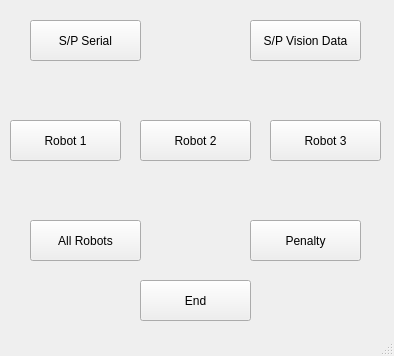
<?xml version="1.0" encoding="UTF-8"?>
<ui version="4.0">
 <class>MainWindow</class>
 <widget class="QMainWindow" name="MainWindow">
  <property name="geometry">
   <rect>
    <x>0</x>
    <y>0</y>
    <width>394</width>
    <height>356</height>
   </rect>
  </property>
  <property name="windowTitle">
   <string>MainWindow</string>
  </property>
  <widget class="QWidget" name="centralWidget">
   <widget class="QPushButton" name="Button2">
    <property name="geometry">
     <rect>
      <x>250</x>
      <y>20</y>
      <width>111</width>
      <height>41</height>
     </rect>
    </property>
    <property name="text">
     <string>S/P Vision Data</string>
    </property>
    <property name="autoDefault">
     <bool>false</bool>
    </property>
   </widget>
   <widget class="QPushButton" name="Button1">
    <property name="geometry">
     <rect>
      <x>30</x>
      <y>20</y>
      <width>111</width>
      <height>41</height>
     </rect>
    </property>
    <property name="text">
     <string>S/P Serial</string>
    </property>
    <property name="autoDefault">
     <bool>false</bool>
    </property>
    <property name="default">
     <bool>false</bool>
    </property>
   </widget>
   <widget class="QPushButton" name="All">
    <property name="geometry">
     <rect>
      <x>30</x>
      <y>220</y>
      <width>111</width>
      <height>41</height>
     </rect>
    </property>
    <property name="text">
     <string>All Robots</string>
    </property>
    <property name="autoDefault">
     <bool>false</bool>
    </property>
    <property name="default">
     <bool>false</bool>
    </property>
   </widget>
   <widget class="QPushButton" name="Button4">
    <property name="geometry">
     <rect>
      <x>140</x>
      <y>280</y>
      <width>111</width>
      <height>41</height>
     </rect>
    </property>
    <property name="text">
     <string>End</string>
    </property>
    <property name="autoDefault">
     <bool>false</bool>
    </property>
    <property name="default">
     <bool>false</bool>
    </property>
   </widget>
   <widget class="QPushButton" name="Robot1">
    <property name="geometry">
     <rect>
      <x>10</x>
      <y>120</y>
      <width>111</width>
      <height>41</height>
     </rect>
    </property>
    <property name="text">
     <string>Robot 1</string>
    </property>
    <property name="autoDefault">
     <bool>false</bool>
    </property>
    <property name="default">
     <bool>false</bool>
    </property>
   </widget>
   <widget class="QPushButton" name="Robot2">
    <property name="geometry">
     <rect>
      <x>140</x>
      <y>120</y>
      <width>111</width>
      <height>41</height>
     </rect>
    </property>
    <property name="text">
     <string>Robot 2</string>
    </property>
    <property name="autoDefault">
     <bool>false</bool>
    </property>
    <property name="default">
     <bool>false</bool>
    </property>
   </widget>
   <widget class="QPushButton" name="Robot3">
    <property name="geometry">
     <rect>
      <x>270</x>
      <y>120</y>
      <width>111</width>
      <height>41</height>
     </rect>
    </property>
    <property name="text">
     <string>Robot 3</string>
    </property>
    <property name="autoDefault">
     <bool>false</bool>
    </property>
    <property name="default">
     <bool>false</bool>
    </property>
   </widget>
   <widget class="QPushButton" name="Penalty">
    <property name="geometry">
     <rect>
      <x>250</x>
      <y>220</y>
      <width>111</width>
      <height>41</height>
     </rect>
    </property>
    <property name="text">
     <string>Penalty</string>
    </property>
    <property name="autoDefault">
     <bool>false</bool>
    </property>
    <property name="default">
     <bool>false</bool>
    </property>
   </widget>
  </widget>
  <widget class="QStatusBar" name="statusBar"/>
 </widget>
 <layoutdefault spacing="6" margin="11"/>
 <resources/>
 <connections/>
</ui>
